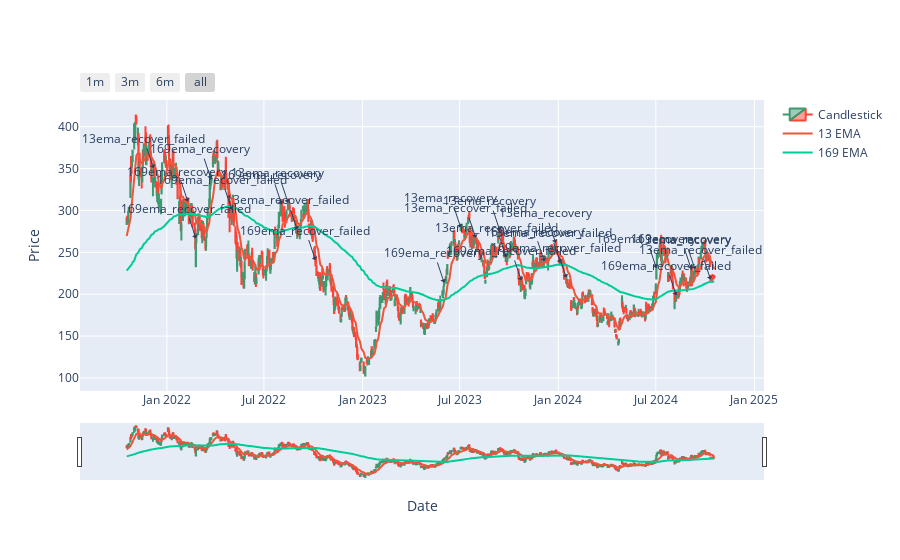

The cell this chart's notebook holds for it:
### Code cell
import plotly.graph_objects as go

# Plot the candlestick data
fig = go.Figure(data=[go.Candlestick(x=nvda_df['date'],
                                    open=nvda_df['open'],
                                    high=nvda_df['high'],
                                    low=nvda_df['low'],
                                    close=nvda_df['close'],
                                    name='Candlestick')])

# Add 13 EMA and 169 EMA
fig.add_scatter(x=test_ema_support_alert_df['date'], y=test_ema_support_alert_df['13EMA'], mode='lines', name='13 EMA')
fig.add_scatter(x=test_ema_support_alert_df['date'], y=test_ema_support_alert_df['169EMA'], mode='lines', name='169 EMA')

# Add annotations for alerts
for i, row in non_null_alerts.iterrows():
    fig.add_annotation(
        x=row['date'],
        y=row['close'],
        text=row['velocity_alert'],
        showarrow=True,
        arrowhead=1
    )

# Enable x-axis rangeslider for dynamic selection
fig.update_layout(
    xaxis=dict(
        title='Date',
        rangeslider=dict(visible=True),  # Enable rangeslider for zooming in/out
        type="date"
    ),
    yaxis=dict(
        title='Price',
        fixedrange=False  # Allow y-axis to auto-scale
    ),
    showlegend=True
)

# Dynamically adjust the y-axis based on visible x-axis range
def scale_y_axis_on_zoom(fig, data, x_min, x_max):
    # Filter the data within the selected x-axis range
    filtered_data = data[(data['date'] >= x_min) & (data['date'] <= x_max)]
    y_min = filtered_data['low'].min()
    y_max = filtered_data['high'].max()
    
    # Update y-axis range based on the filtered data
    fig.update_yaxes(range=[y_min, y_max])

# Set callback for relayout to dynamically scale the y-axis
fig.update_layout(
    xaxis_rangeslider_visible=True,
    autosize=True
)

# Add a callback that will automatically update the y-axis when zooming
fig.update_layout(
    dragmode='zoom',
    xaxis_rangeslider_visible=True
)

# Automatically rescale y-axis upon zoom or range update
fig.update_xaxes(rangeselector=dict(
    buttons=list([
        dict(count=1, label="1m", step="month", stepmode="backward"),
        dict(count=3, label="3m", step="month", stepmode="backward"),
        dict(count=6, label="6m", step="month", stepmode="backward"),
        dict(step="all")
    ])
))

fig.show()

### Figure 1 — Plotly figure (JSON) as saved in the notebook; plotly's stock layout.template omitted (floating-point values rounded to 4 significant figures; data arrays with more than 128 entries replaced by an {"elided": "..."} marker saying what was removed)
{"data": [{"close": {"elided": "756 float values"}, "high": {"elided": "756 float values"}, "low": {"elided": "756 float values"}, "name": "Candlestick", "open": {"elided": "756 float values"}, "type": "candlestick", "x": {"elided": "756 str values"}}, {"mode": "lines", "name": "13 EMA", "type": "scatter", "x": {"elided": "756 str values"}, "y": {"elided": "756 float values"}}, {"mode": "lines", "name": "169 EMA", "type": "scatter", "x": {"elided": "756 str values"}, "y": {"elided": "756 float values"}}], "layout": {"annotations": [{"arrowhead": 1, "showarrow": true, "text": "13ema_recover_failed", "x": "2021-12-07T00:00:00", "y": 350.6}, {"arrowhead": 1, "showarrow": true, "text": "169ema_recovery", "x": "2022-02-09T00:00:00", "y": 310.7}, {"arrowhead": 1, "showarrow": true, "text": "169ema_recover_failed", "x": "2022-02-24T00:00:00", "y": 266.9}, {"arrowhead": 1, "showarrow": true, "text": "169ema_recovery", "x": "2022-03-24T00:00:00", "y": 338.0}, {"arrowhead": 1, "showarrow": true, "text": "169ema_recover_failed", "x": "2022-05-02T00:00:00", "y": 301.0}, {"arrowhead": 1, "showarrow": true, "text": "169ema_recovery", "x": "2022-08-03T00:00:00", "y": 307.4}, {"arrowhead": 1, "showarrow": true, "text": "13ema_recovery", "x": "2022-08-15T00:00:00", "y": 309.3}, {"arrowhead": 1, "showarrow": true, "text": "13ema_recover_failed", "x": "2022-09-01T00:00:00", "y": 277.2}, {"arrowhead": 1, "showarrow": true, "text": "169ema_recover_failed", "x": "2022-10-05T00:00:00", "y": 240.8}, {"arrowhead": 1, "showarrow": true, "text": "169ema_recovery", "x": "2023-06-02T00:00:00", "y": 214.0}, {"arrowhead": 1, "showarrow": true, "text": "13ema_recovery", "x": "2023-07-03T00:00:00", "y": 279.8}, {"arrowhead": 1, "showarrow": true, "text": "13ema_recover_failed", "x": "2023-07-31T00:00:00", "y": 267.4}, {"arrowhead": 1, "showarrow": true, "text": "13ema_recovery", "x": "2023-09-14T00:00:00", "y": 276.0}, {"arrowhead": 1, "showarrow": true, "text": "13ema_recover_failed", "x": "2023-09-26T00:00:00", "y": 244.1}, {"arrowhead": 1, "showarrow": true, "text": "169ema_recover_failed", "x": "2023-10-24T00:00:00", "y": 216.5}, {"arrowhead": 1, "showarrow": true, "text": "169ema_recovery", "x": "2023-12-06T00:00:00", "y": 239.4}, {"arrowhead": 1, "showarrow": true, "text": "13ema_recovery", "x": "2023-12-27T00:00:00", "y": 261.4}, {"arrowhead": 1, "showarrow": true, "text": "13ema_recover_failed", "x": "2024-01-05T00:00:00", "y": 237.5}, {"arrowhead": 1, "showarrow": true, "text": "169ema_recover_failed", "x": "2024-01-16T00:00:00", "y": 219.9}, {"arrowhead": 1, "showarrow": true, "text": "169ema_recovery", "x": "2024-07-02T00:00:00", "y": 231.3}, {"arrowhead": 1, "showarrow": true, "text": "169ema_recover_failed", "x": "2024-08-08T00:00:00", "y": 198.8}, {"arrowhead": 1, "showarrow": true, "text": "169ema_recovery", "x": "2024-09-05T00:00:00", "y": 230.2}, {"arrowhead": 1, "showarrow": true, "text": "13ema_recovery", "x": "2024-09-12T00:00:00", "y": 229.8}, {"arrowhead": 1, "showarrow": true, "text": "13ema_recover_failed", "x": "2024-10-11T00:00:00", "y": 217.8}], "autosize": true, "dragmode": "zoom", "showlegend": true, "xaxis": {"rangeselector": {"buttons": [{"count": 1, "label": "1m", "step": "month", "stepmode": "backward"}, {"count": 3, "label": "3m", "step": "month", "stepmode": "backward"}, {"count": 6, "label": "6m", "step": "month", "stepmode": "backward"}, {"step": "all"}]}, "rangeslider": {"visible": true}, "title": {"text": "Date"}, "type": "date"}, "yaxis": {"fixedrange": false, "title": {"text": "Price"}}}}
